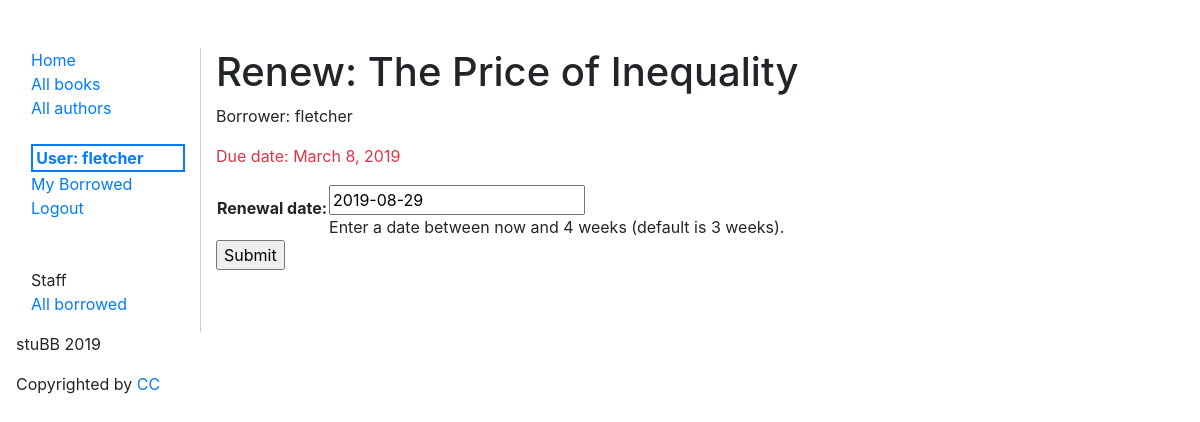
Page /catalog/book/cd1b6aea-b3bd-4c0e-956a-05460c4a5229/renew/ (signed in) on the earlier database version.
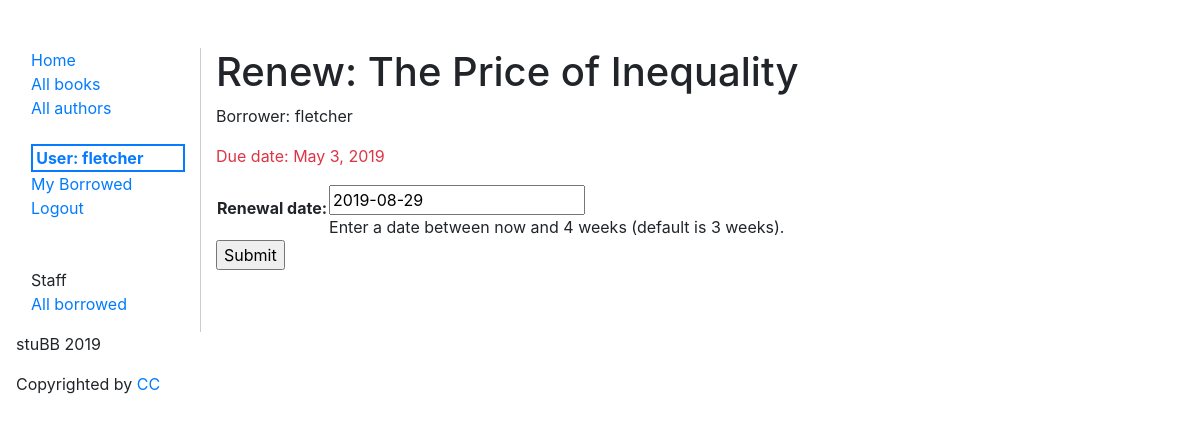
Same page on the later database version.
### catalog/models.py (models this page shows, shortened)
class BookInstance(models.Model):
  id = models.UUIDField(primary_key=True, default=uuid.uuid4,
                        help_text="Unique ID for this particular book across whole library")
  book = models.ForeignKey('Book', on_delete=models.SET_NULL, null=True)
  imprint = models.CharField(max_length=200)
  due_back = models.DateField(null=True, blank=True)
  borrower = models.ForeignKey(User, on_delete=models.SET_NULL, null=True, blank=True)
  @property
  def is_overdue(self):
    if self.due_back and date.today() > self.due_back:
      return True
    return False
  LOAN_STATUS = (
    ('d', 'Maintenance'),
    ('o', 'On loan'),
    ('a', 'Available'),
    ('r', 'Reserved'),
  )
  status = models.CharField(max_length=1, choices=LOAN_STATUS, blank=True, default='d', help_text='Book availability')
  class Meta:
    ordering = ["due_back"]
    permissions = (("can_mark_returned", "Set book as returned"),)

class Book(models.Model):
  title = models.CharField(max_length=200)
  author = models.ForeignKey('Author', on_delete=models.SET_NULL, null=True)
  summary = models.TextField(max_length=1000, help_text="Enter a brief description of the book")
  isbn = models.CharField('ISBN', max_length=14,
                          help_text='13 Character <a href="https://www.isbn-international.org/content/what-isbn">ISBN number</a>')
  genre = models.ManyToManyField(Genre, help_text="Select a genre for this book")
  subject = models.CharField(max_length=100, null=True, blank=True)
  publisher = models.CharField(max_length=250, null=True, blank=True)
  contributor = models.CharField(max_length=200, null=True, blank=True, help_text="An entity responsible for making contributions to the content of the resource.")
  date = models.DateField(null=True, blank=True,)
  type = models.CharField(max_length=60, null=True, blank=True, help_text="Genre")
  format = models.CharField(max_length=60, null=True, blank=True, help_text="Format may include the media-type or dimensions of the resource.")
  source = models.CharField(max_length=60, null=True, blank=True)
  language = models.CharField(max_length=60, null=True, blank=True)
  relation = models.CharField(max_length=60, null=True, blank=True, help_text="A reference to a related resource.")
  coverage = models.CharField(max_length=250, null=True, blank=True, help_text="Coverage will typically include spatial location (a place name or geographic coordinates), temporal period (a period label, date, or date range) or jurisdiction (such as a named administrative entity).")
  rights = models.CharField(max_length=250, null=True, blank=True, help_text="A Rights element will contain a rights management statement for the resource, or reference a service providing such information.")
  class Meta:
    ordering = ['title']
  def display_genre(self):
    """Note: Getting the genre may not be a good idea here, because
      of the "cost" of the database operation. We're showing you how because
      calling functions in your models can be very useful for other reasons —
      for example to add a Delete link next to every item in the list."""
    """Creates a string for the Genre. This is required to display genre in Admin."""
    return ', '.join([genre.name for genre in self.genre.all()[:3]])
  display_genre.short_description = 'Genre'

### catalog/views.py (the view)
# urls.py: path('book/<uuid:pk>/renew/', views.renew_book_librarian, name='renew-book'),
@login_required
def renew_book_librarian(request, pk):
    book_instance = get_object_or_404(BookInstance, pk=pk)
    if request.method == 'POST':
        form = RenewBookForm(request.POST)
        if form.is_valid():
            book_instance.due_back = form.cleaned_data['renewal_date']
            book_instance.save()
            return HttpResponseRedirect(reverse('all-borrowed') )
    else:
        proposed_renewal_date = datetime.date.today() + datetime.timedelta(weeks=3)
        form = RenewBookForm(initial={'renewal_date': proposed_renewal_date})
    context = {
        'form': form,
        'book_instance': book_instance,
    }
    return render(request, 'catalog/book_renew_librarian.html', context)

### catalog/forms.py (shortened to what this page needs)
class RenewBookForm(forms.Form):
  renewal_date = forms.DateField(help_text="Enter a date between now and 4 weeks (default is 3 weeks).")

### templates/catalog/book_renew_librarian.html (shortened to what this page needs)
{% extends "catalog/base.html" %}
{% block content %}
  <h1>Renew: {{ book_instance.book.title }}</h1>
  <p>Borrower: {{ book_instance.borrower }}</p>
  <p class="{% if book_instance.is_overdue %}text-danger{% endif %}">
    Due date: {{ book_instance.due_back }}</p>
  <form action="" method="post">
    <table>
    {{ form.as_table }}
    </table>
    <input type="submit" value="Submit">
  </form>
{% endblock %}

Differences in the rows shown:
changed BookInstance "The Price of Inequality": due_back "March 8, 2019" → "May 3, 2019"
